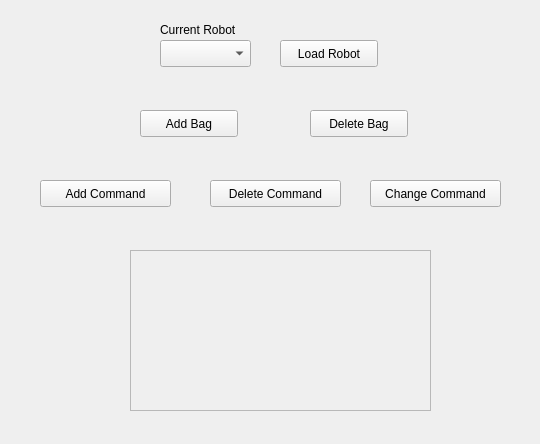
<?xml version="1.0" encoding="UTF-8"?>
<ui version="4.0">
 <class>Form</class>
 <widget class="QWidget" name="Form">
  <property name="geometry">
   <rect>
    <x>0</x>
    <y>0</y>
    <width>540</width>
    <height>444</height>
   </rect>
  </property>
  <property name="windowTitle">
   <string>Form</string>
  </property>
  <widget class="QPushButton" name="pushButton">
   <property name="geometry">
    <rect>
     <x>370</x>
     <y>180</y>
     <width>131</width>
     <height>27</height>
    </rect>
   </property>
   <property name="text">
    <string>Change Command</string>
   </property>
  </widget>
  <widget class="QPushButton" name="pushButton_2">
   <property name="geometry">
    <rect>
     <x>40</x>
     <y>180</y>
     <width>131</width>
     <height>27</height>
    </rect>
   </property>
   <property name="text">
    <string>Add Command</string>
   </property>
  </widget>
  <widget class="QPushButton" name="pushButton_3">
   <property name="geometry">
    <rect>
     <x>210</x>
     <y>180</y>
     <width>131</width>
     <height>27</height>
    </rect>
   </property>
   <property name="text">
    <string>Delete Command</string>
   </property>
  </widget>
  <widget class="QScrollArea" name="scrollArea">
   <property name="geometry">
    <rect>
     <x>130</x>
     <y>250</y>
     <width>301</width>
     <height>161</height>
    </rect>
   </property>
   <property name="widgetResizable">
    <bool>true</bool>
   </property>
   <widget class="QWidget" name="scrollAreaWidgetContents">
    <property name="geometry">
     <rect>
      <x>0</x>
      <y>0</y>
      <width>299</width>
      <height>159</height>
     </rect>
    </property>
   </widget>
  </widget>
  <widget class="QComboBox" name="comboBox">
   <property name="geometry">
    <rect>
     <x>160</x>
     <y>40</y>
     <width>91</width>
     <height>27</height>
    </rect>
   </property>
  </widget>
  <widget class="QPushButton" name="pushButton_4">
   <property name="geometry">
    <rect>
     <x>140</x>
     <y>110</y>
     <width>98</width>
     <height>27</height>
    </rect>
   </property>
   <property name="text">
    <string>Add Bag</string>
   </property>
  </widget>
  <widget class="QPushButton" name="pushButton_5">
   <property name="geometry">
    <rect>
     <x>310</x>
     <y>110</y>
     <width>98</width>
     <height>27</height>
    </rect>
   </property>
   <property name="text">
    <string>Delete Bag</string>
   </property>
  </widget>
  <widget class="QPushButton" name="LoadConfig">
   <property name="geometry">
    <rect>
     <x>280</x>
     <y>40</y>
     <width>98</width>
     <height>27</height>
    </rect>
   </property>
   <property name="text">
    <string>Load Robot</string>
   </property>
  </widget>
  <widget class="QLabel" name="label">
   <property name="geometry">
    <rect>
     <x>160</x>
     <y>20</y>
     <width>101</width>
     <height>20</height>
    </rect>
   </property>
   <property name="text">
    <string>Current Robot</string>
   </property>
  </widget>
 </widget>
 <resources/>
 <connections/>
</ui>
